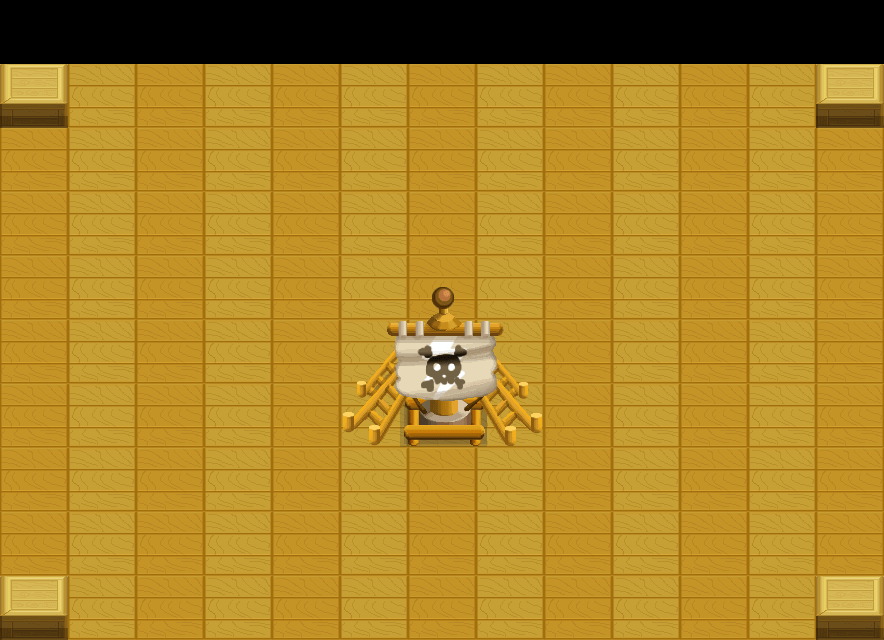

This is a level from a 2D game, rendered from its Tiled map with the project's own tilesets. A one-line summary and the map file follow, with tile-layer data summarised:
An orthogonal 13x10 tile map with 68x64 px tiles, 4 tile layers (bg, item, wall, fg) and 2 objects (player1, player2).

<map version="1.0" orientation="orthogonal" renderorder="right-down" width="13" height="10" tilewidth="68" tileheight="64" nextobjectid="9">
 <tileset firstgid="1" name="haidao" tilewidth="68" tileheight="64" tilecount="40" columns="5">
  <image source="haidao.png" width="340" height="512" />
  <tile id="2">
   <properties>
    <property name="block" value="1" />
    <property name="move" value="1" />
    <property name="shadow" value="1" />
   </properties>
  </tile>
  <tile id="3">
   <properties>
    <property name="block" value="1" />
    <property name="shadow" value="1" />
   </properties>
  </tile>
  <tile id="4">
   <properties>
    <property name="block" value="1" />
    <property name="shadow" value="1" />
   </properties>
  </tile>
  <tile id="11">
   <properties>
    <property name="block" value="1" />
   </properties>
  </tile>
  <tile id="12">
   <properties>
    <property name="block" value="1" />
   </properties>
  </tile>
  <tile id="13">
   <properties>
    <property name="block" value="1" />
   </properties>
  </tile>
  <tile id="14">
   <properties>
    <property name="block" value="1" />
   </properties>
  </tile>
  <tile id="17">
   <properties>
    <property name="block" value="1" />
   </properties>
  </tile>
  <tile id="18">
   <properties>
    <property name="block" value="1" />
   </properties>
  </tile>
  <tile id="19">
   <properties>
    <property name="block" value="1" />
   </properties>
  </tile>
  <tile id="33">
   <properties>
    <property name="block" value="1" />
   </properties>
  </tile>
  <tile id="35">
   <properties>
    <property name="block" value="1" />
   </properties>
  </tile>
  <tile id="36">
   <properties>
    <property name="block" value="1" />
   </properties>
  </tile>
  <tile id="37">
   <properties>
    <property name="block" value="1" />
   </properties>
  </tile>
 </tileset>
 <layer name="bg" width="13" height="10">
  <data>[130 cells, 117 non-empty, 2 distinct tile ids]</data>
 </layer>
 <layer name="item" width="13" height="10">
  <data>[130 cells, 4 non-empty, 1 distinct tile ids]</data>
 </layer>
 <layer name="wall" width="13" height="10">
  <data>[130 cells, 3 non-empty, 3 distinct tile ids]</data>
 </layer>
 <layer name="fg" width="13" height="10">
  <data>[130 cells, 4 non-empty, 4 distinct tile ids]</data>
 </layer>
 <objectgroup name="players">
  <object id="1" name="player1" x="785" y="540">
   <properties>
    <property name="playertype" value="npc3" />
   </properties>
  </object>
  <object id="3" name="player2" x="109" y="105">
   <properties>
    <property name="playertype" value="player" />
   </properties>
  </object>
 </objectgroup>
</map>
